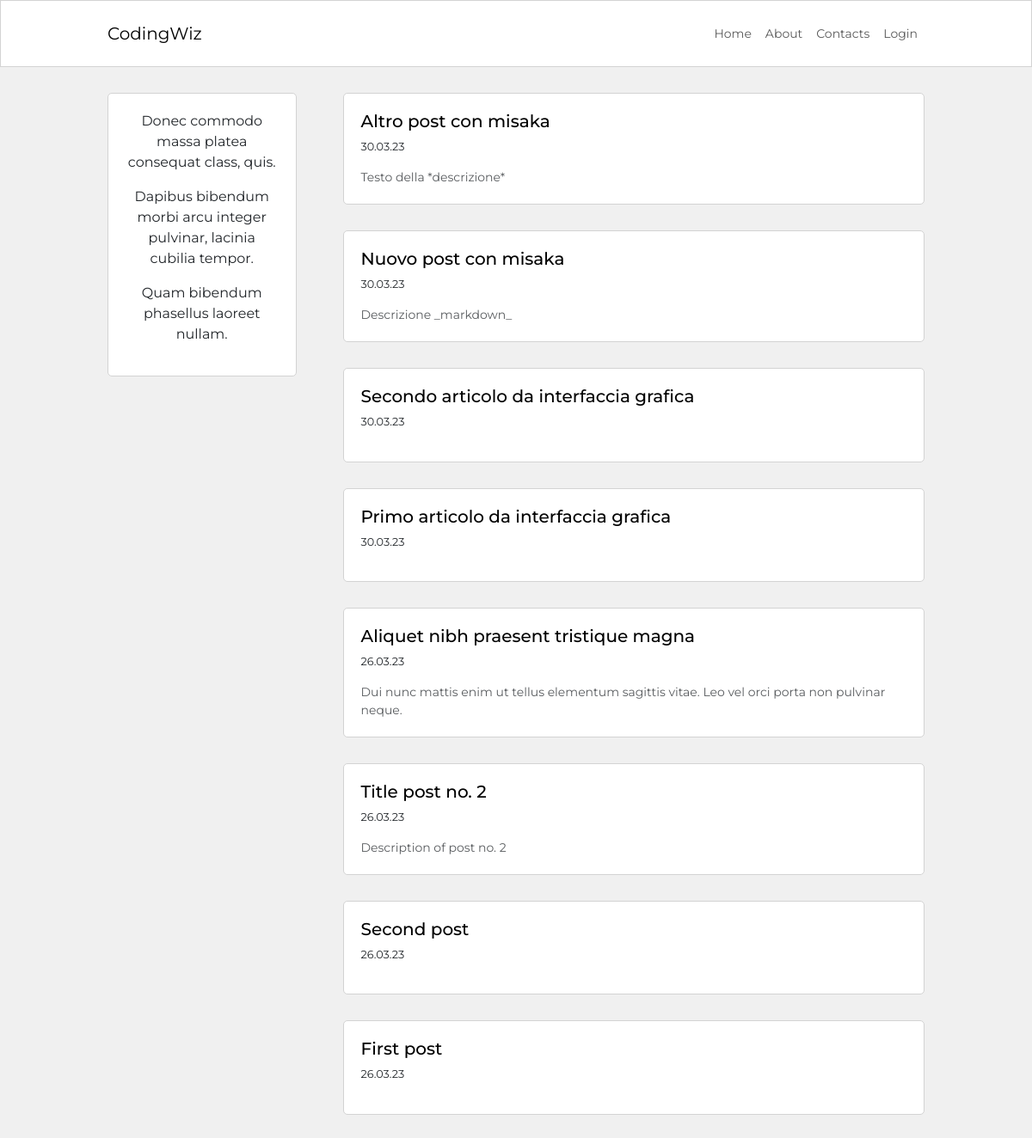
Before: / with the older database file.
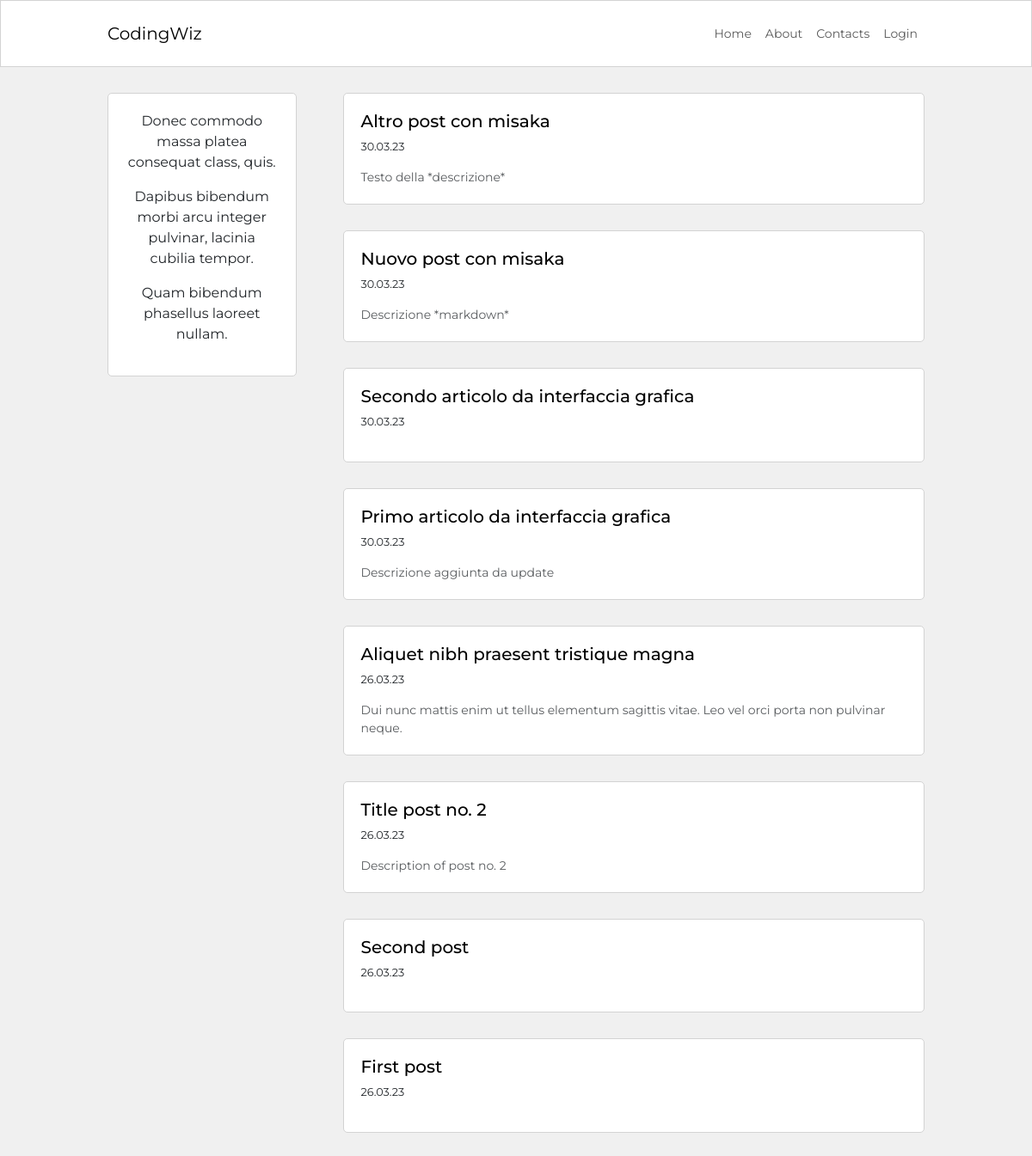
After: the same page with the newer database file.
### blog/models.py (models this page shows, shortened)
class Post(db.Model):
    id = db.Column(db.Integer, primary_key=True)
    user_id = db.Column(db.Integer, db.ForeignKey('user.id'), nullable=False)
    created_at = db.Column(db.DateTime, default=datetime.now)
    title = db.Column(db.String(120), nullable=False)
    description = db.Column(db.String(240))
    body = db.Column(db.Text(), nullable=False)

### blog/routes.py (the view)
@app.route("/")
def homepage():
    posts = Post.query.order_by(Post.created_at.desc()).all()
    return render_template("homepage.html", posts=posts)

### blog/templates/homepage.html (shortened to what this page needs)
{% extends 'base.html' %}
{% block content %}
    <div class="container content-container">
        <div class="row no-gutters">
            <div class="col-md-9 order-md-2">
                {% for post in posts %}
                <div class="single-post-home">
                    <h5>
                        <a class="custom-link" href="{{ url_for('post_detail', post_id=post.id) }}">{{ post.title }}</a>
                    </h5>
                    <p class="p-small-created-date">{{ post.created_at.strftime('%d.%m.%y') }}</p>
                    {% if post.description %}
                    <p class="p-small-description text-muted mb-0">{{ post.description }}</p>
                    {% endif %}
                </div>
                {% endfor %}
            </div>
            <div class="col-md-3 order-md-1">
                <div class="about-snippet-block text-center">
                    {{ lipsum(n=3, min=5, max=10) }}
                </div>
            </div>
        </div>
    </div>
{% endblock content %}

### blog/templates/base.html (shortened to what this page needs)
<!DOCTYPE html>
<html lang="en">
<head>
    <link href="https://cdn.jsdelivr.net/npm/bootstrap@5.3.0-alpha2/dist/css/bootstrap.min.css" rel="stylesheet" >
    <link rel="stylesheet" href= "{{ url_for('static', filename="blog.css") }}">
</head>
<body>
    <nav class="navbar navbar-expand-lg navbar-bg-white">
        <div class="container navbar-container">
            <a class="navbar-brand" href="{{ url_for('homepage') }}">CodingWiz</a>
            <div class="collapse navbar-collapse" id="navbarSupportedContent">
              <div class="navbar-nav ms-auto">
                  <a class="nav-item nav-link" href="{{ url_for('homepage') }}">Home</a>
                  <a class="nav-item nav-link" href="{{ url_for('about') }}">About</a>
                  <a class="nav-item nav-link" href="#">Contacts</a>
                  {% if current_user.is_authenticated %}
                  <a class="nav-item nav-link" href="{{ url_for('post_create') }}">Create post</a>
                  <a class="nav-item nav-link" href="{{ url_for('logout') }}">Logout</a>
                  {% else %}
                  <a class="nav-item nav-link" href="{{ url_for('login') }}">Login</a>
                  {% endif %}
              </div>
          </div>
        </div>
    </nav>
    {% block content %}
    {% endblock content %}
</body>
</html>

### blog/static/blog.css (style rules this page uses)
html, body { font-family: 'Montserrat', sans-serif; background-color: #f0f0f0; }
.navbar-bg-white { background-color: white; border: 1px solid #d3d3d3; }
.content-container { max-width: 950px; margin-top: 30px; margin-bottom: 30px; padding: 0px; }
.navbar-container { max-width: 950px; padding: 10px 0px 10px 0px; font-size: 0.875rem; }
.single-post-home { background-color: white; border: 1px solid #d3d3d3; border-radius: 5px; padding: 20px; margin-bottom: 30px; }
.about-snippet-block { background-color: white; border: 1px solid #d3d3d3; border-radius: 5px; padding: 20px; }
.p-small-description { font-size: 0.875rem; }
.p-small-created-date { font-size: 0.800rem; }
.custom-link { color: black; text-decoration: none; }
@media (min-width:768px) { .single-post-home { margin-left: 30px; } }

Changed rows visible on the page:
changed Post "Nuovo post con misaka": description "Descrizione _markdown_" → "Descrizione *markdown*"
changed Post "Primo articolo da interfaccia grafica": description (not shown) → "Descrizione aggiunta da update"
